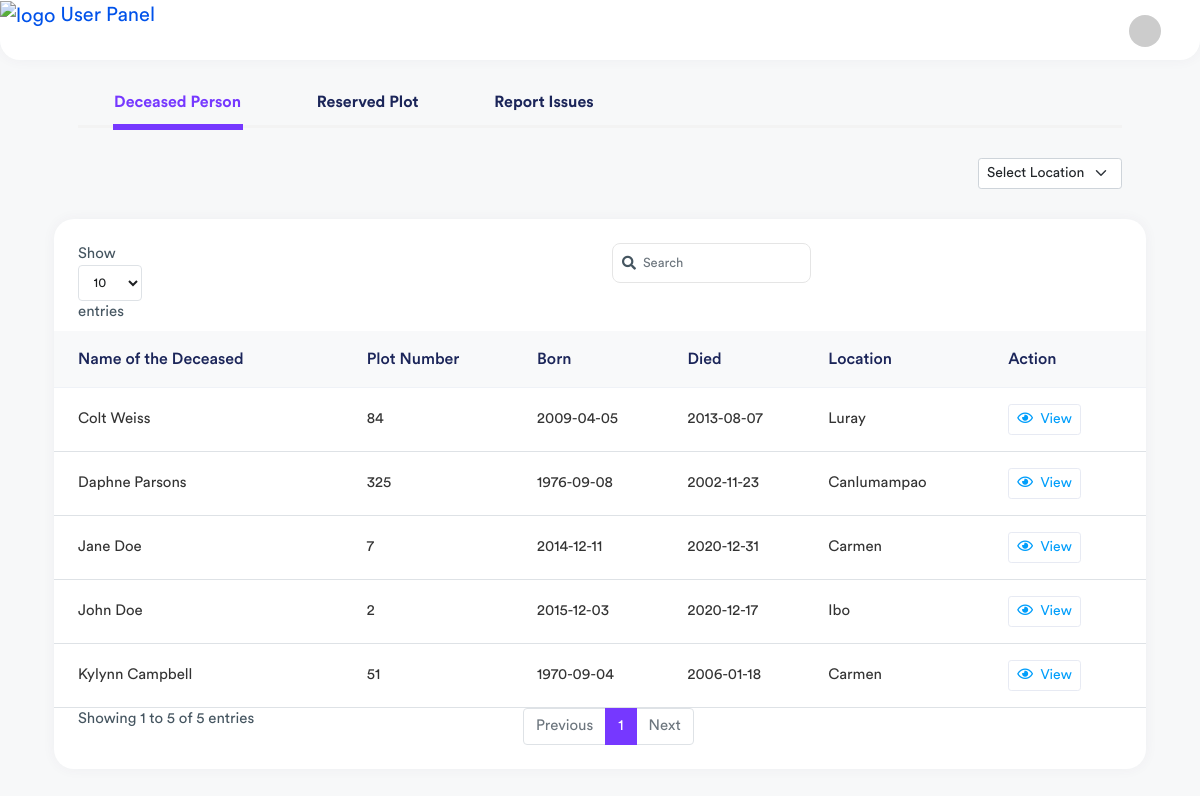
Page /user/index.php?q=person (signed in) on the earlier database version.
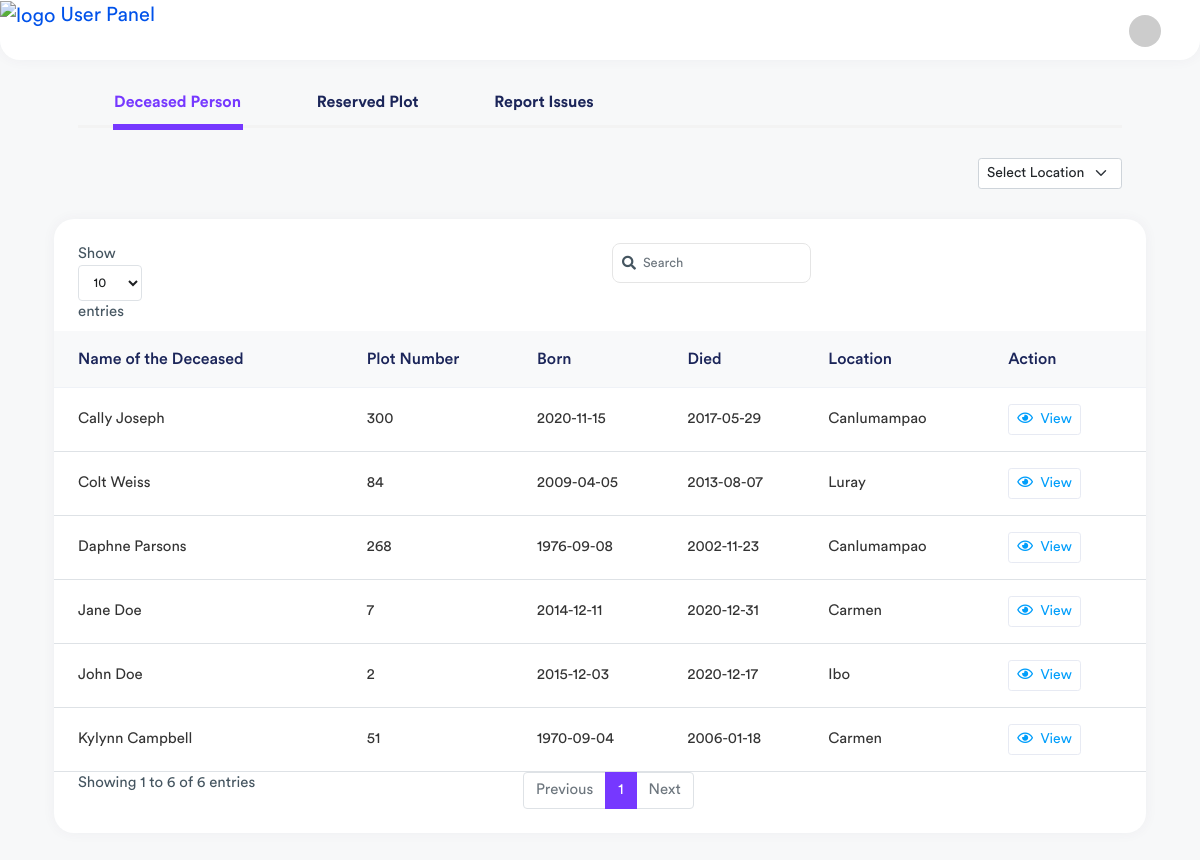
Same page on the later database version.
### tables this page shows
CREATE TABLE `tblpeople` (
  `PEOPLEID` int(11) NOT NULL,
  `FNAME` varchar(100) NOT NULL,
  `GRAVENO` int(11) NOT NULL,
  `BORNDATE` date NOT NULL,
  `DIEDDATE` date NOT NULL,
  `CATEGORIES` enum('1','2','3') NOT NULL,
  `LOCATION` enum('Poog','Luray','Dumlog','Canlumampao','Ibo','Carmen','Sangi') NOT NULL
);

### user/index.php (called while the page is built, shortened)
<?php
require_once("theme/templates.php");

### include/database.php (called while the page is built, shortened)
<?php
class Database {
	var $sql_string = '';
	private $conn;
	public function open_connection() {
		$this->conn = mysqli_connect(server,user,pass);
		if(!$this->conn){
			echo "Problem in database connection! Contact administrator!";
			exit();
		}else{
			$db_select = mysqli_select_db($this->conn,database_name);
		}
	}
	function setQuery($sql='') {
		$this->sql_string=$sql;
	}
	function executeQuery() {
		$result = mysqli_query($this->conn,$this->sql_string);
		return $result;
	}
	private function confirm_query($result) {
		return $result;
	}
	function loadResultList( $key='' ) {
		$cur = $this->executeQuery();
		$array = array();
		while ($row = mysqli_fetch_object($cur)) {
			if ($key) {
				$array[$row->$key] = $row;
			} else {
				$array[] = $row;
			}
		}
		return $array;
	}
	public function num_rows($result_set) {
		return mysqli_num_rows($result_set);
	}
}
$mydb = new Database();
?>

### user/person.php (the view, shortened to what this page needs)
<div class="col-xl-12 d-flex">
	<div class="content container-fluid">
		<div class="card invoices-tabs-card">
			<div class="card-body card-body pt-0 pb-0">
				<div class="invoices-items-main-tabs">
					<div class="row align-items-center">
						<div class="col-lg-12 col-md-12">
							<div class="invoices-items-tabs">
								<ul>
									<li><a href="?q=person" class="active">Deceased Person</a></li>
									<li><a href="?q=view-reserve">Reserved Plot</a></li>
									<li><a href="?q=report">Report Issues</a></li>
								</ul>
							</div>
						</div>
					</div>
				</div>
			</div>
		</div>
		<div class="card invoices-tabs-card">
			<div class="card-body card-body pt-0 pb-0">
				<div class="invoices-main-tabs border-0 pb-0">
					<div class="row align-items-center">
						<div class="col-lg-12 col-md-12">
							<div class="invoices-settings-btn invoices-settings-btn-one">
								<form method="POST" action="index.php?q=person">
									<select name="location" class="form-select form-select-sm" aria-label=".form-select-sm example" onchange="this.form.submit()">
										<option hidden selected>Select Location</option>
									</select>
								</form>
							</div>
						</div>
					</div>
				</div>
			</div>
		</div>
		<div class="row">
			<div class="col-12">
				<div class="card card-table">
					<div class="card-body">
						<div class="table-responsive">
							<table class="table table-stripped table-hover datatable">
								<thead class="thead-light">
									<tr>
										<th>Name of the Deceased</th>
										<th>Plot Number</th>
										<th>Born</th>
										<th>Died</th>
										<th>Location</th>
										<th class="text-right">Action</th>
									</tr>
								</thead>
								<tbody>
									<?php
									$mydb->setQuery("SELECT * FROM tblpeople");
									$cur = $mydb->executeQuery();
									$numrows = $mydb->num_rows($cur);
									if (isset($_POST['location'])) {
										if (isset($_GET['name'])) {
											$sql = "SELECT * FROM tblpeople WHERE LOCATION='" . $_POST['location'] . "' AND GRAVENO = '" . $_GET['graveno'] . "' AND FNAME ='" . $_GET['name'] . "'";
										} else {
											$sql = "SELECT * FROM tblpeople WHERE LOCATION='" . $_POST['location'] . "'";
										}
									} else {
										$sql = "SELECT * FROM tblpeople";
									}
									$mydb->setQuery($sql);
									if ($numrows > 0) {
										$cur = $mydb->loadResultList();
										foreach ($cur as $res) {
											echo '<tr>';
											echo '<td>'.$res->FNAME.'</td>';
											echo '<td>'.$res->GRAVENO.'</td>';
											echo '<td>'.$res->BORNDATE.'</td>';
											echo '<td>'.$res->DIEDDATE.'</td>';
											echo '<td>'.$res->LOCATION.'</td>';
											echo '<td class="text-right"><a href="index.php?q=details&id='.$res->PEOPLEID.'&graveno='.$res->GRAVENO.'&name='.$res->FNAME.'&location='.$res->LOCATION.'&section='.$res->CATEGORIES.'" class="btn btn-sm btn-white text-info me-2"><i class="far fa-eye me-1"></i> View</a></td>';
											echo '</tr>';
										}
									}else{
											echo '<tr>';
											echo '<td colspan="7" style="text-align:center">No Record Found!</td>';
											echo '</tr>';
									}?>
								</tbody>
							</table>
						</div>
					</div>
				</div>
			</div>
		</div>
	</div>
</div>

Differences in the rows shown:
changed tblpeople "Daphne Parsons": GRAVENO "325" → "268"
added tblpeople: FNAME "Cally Joseph", GRAVENO "300", BORNDATE "2020-11-15", DIEDDATE "2017-05-29", LOCATION "Canlumampao"
Other differences:
text written by a page script: "Show entries Showing 1 to 5 of 5 entries Previous 1 Next" → "Show entries Showing 1 to 6 of 6 entries Previous 1 Next"
